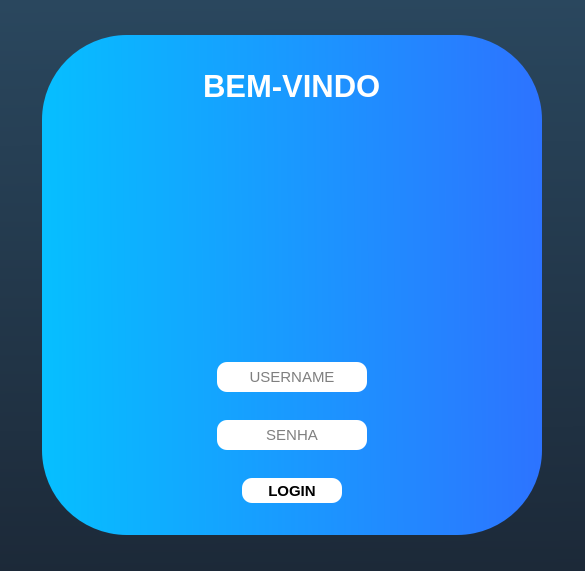
<?xml version="1.0" encoding="UTF-8"?>
<ui version="4.0">
 <class>Login</class>
 <widget class="QWidget" name="Login">
  <property name="geometry">
   <rect>
    <x>0</x>
    <y>0</y>
    <width>585</width>
    <height>571</height>
   </rect>
  </property>
  <property name="minimumSize">
   <size>
    <width>518</width>
    <height>0</height>
   </size>
  </property>
  <property name="maximumSize">
   <size>
    <width>585</width>
    <height>571</height>
   </size>
  </property>
  <property name="windowTitle">
   <string>Login</string>
  </property>
  <property name="windowIcon">
   <iconset>
    <normaloff>imgs/icone_principal.png</normaloff>imgs/icone_principal.png</iconset>
  </property>
  <property name="styleSheet">
   <string notr="true">background-color:qlineargradient(spread:pad, x1:0.486, y1:0, x2:0.497, y2:1, stop:0 rgba(42, 71, 94, 255), stop:1 rgba(28, 41, 56, 255))</string>
  </property>
  <layout class="QHBoxLayout" name="horizontalLayout">
   <item alignment="Qt::AlignHCenter|Qt::AlignVCenter">
    <widget class="QFrame" name="frame">
     <property name="minimumSize">
      <size>
       <width>500</width>
       <height>500</height>
      </size>
     </property>
     <property name="maximumSize">
      <size>
       <width>500</width>
       <height>500</height>
      </size>
     </property>
     <property name="font">
      <font>
       <kerning>true</kerning>
      </font>
     </property>
     <property name="layoutDirection">
      <enum>Qt::LeftToRight</enum>
     </property>
     <property name="styleSheet">
      <string notr="true">background-color:qlineargradient(spread:pad, x1:0, y1:0.557, x2:1, y2:0.545, stop:0 rgba(6, 191, 255, 255), stop:1 rgba(45, 115, 255, 255));
border-radius:85px;</string>
     </property>
     <property name="frameShape">
      <enum>QFrame::StyledPanel</enum>
     </property>
     <property name="frameShadow">
      <enum>QFrame::Raised</enum>
     </property>
     <layout class="QVBoxLayout" name="verticalLayout">
      <item alignment="Qt::AlignHCenter">
       <widget class="QLabel" name="label_2">
        <property name="maximumSize">
         <size>
          <width>187</width>
          <height>40</height>
         </size>
        </property>
        <property name="font">
         <font>
          <pointsize>23</pointsize>
          <weight>75</weight>
          <bold>true</bold>
         </font>
        </property>
        <property name="styleSheet">
         <string notr="true">color:rgb(255,255,255);
background-color:transparent
</string>
        </property>
        <property name="text">
         <string>BEM-VINDO</string>
        </property>
       </widget>
      </item>
      <item alignment="Qt::AlignHCenter">
       <widget class="QLabel" name="label">
        <property name="maximumSize">
         <size>
          <width>200</width>
          <height>200</height>
         </size>
        </property>
        <property name="cursor">
         <cursorShape>ArrowCursor</cursorShape>
        </property>
        <property name="styleSheet">
         <string notr="true">background-color:transparent</string>
        </property>
        <property name="text">
         <string/>
        </property>
        <property name="pixmap">
         <pixmap>imgs/pngegg.png</pixmap>
        </property>
        <property name="scaledContents">
         <bool>true</bool>
        </property>
       </widget>
      </item>
      <item alignment="Qt::AlignHCenter">
       <widget class="QLineEdit" name="txt_username">
        <property name="maximumSize">
         <size>
          <width>300</width>
          <height>30</height>
         </size>
        </property>
        <property name="font">
         <font>
          <pointsize>11</pointsize>
         </font>
        </property>
        <property name="styleSheet">
         <string notr="true">QLineEdit{
background-color:rgb(255, 255, 255);
border-radius:10px;
padding:5px;
}</string>
        </property>
        <property name="alignment">
         <set>Qt::AlignCenter</set>
        </property>
        <property name="placeholderText">
         <string>USERNAME</string>
        </property>
       </widget>
      </item>
      <item alignment="Qt::AlignHCenter">
       <widget class="QLineEdit" name="txt_password">
        <property name="maximumSize">
         <size>
          <width>300</width>
          <height>30</height>
         </size>
        </property>
        <property name="font">
         <font>
          <pointsize>11</pointsize>
         </font>
        </property>
        <property name="styleSheet">
         <string notr="true">QLineEdit{
background-color:rgb(255, 255, 255);
border-radius:10px;
padding:5px;
}</string>
        </property>
        <property name="text">
         <string/>
        </property>
        <property name="echoMode">
         <enum>QLineEdit::Password</enum>
        </property>
        <property name="alignment">
         <set>Qt::AlignCenter</set>
        </property>
        <property name="placeholderText">
         <string>SENHA</string>
        </property>
       </widget>
      </item>
      <item alignment="Qt::AlignHCenter">
       <widget class="QPushButton" name="botton_login">
        <property name="minimumSize">
         <size>
          <width>100</width>
          <height>0</height>
         </size>
        </property>
        <property name="maximumSize">
         <size>
          <width>200</width>
          <height>25</height>
         </size>
        </property>
        <property name="font">
         <font>
          <pointsize>11</pointsize>
          <weight>75</weight>
          <bold>true</bold>
         </font>
        </property>
        <property name="cursor">
         <cursorShape>PointingHandCursor</cursorShape>
        </property>
        <property name="styleSheet">
         <string notr="true">QPushButton {
  color: black;
  background-color: rgb(255,255,255);
border-radius:10px
}
QPushButton:hover{
 
  background-color:rgb(207, 207, 207)

}
QPushButton:pressed {
background-color: rgb(78, 125, 195);
  
}</string>
        </property>
        <property name="text">
         <string>LOGIN</string>
        </property>
        <property name="iconSize">
         <size>
          <width>16</width>
          <height>16</height>
         </size>
        </property>
        <property name="checkable">
         <bool>false</bool>
        </property>
       </widget>
      </item>
     </layout>
    </widget>
   </item>
  </layout>
 </widget>
 <resources/>
 <connections/>
</ui>
